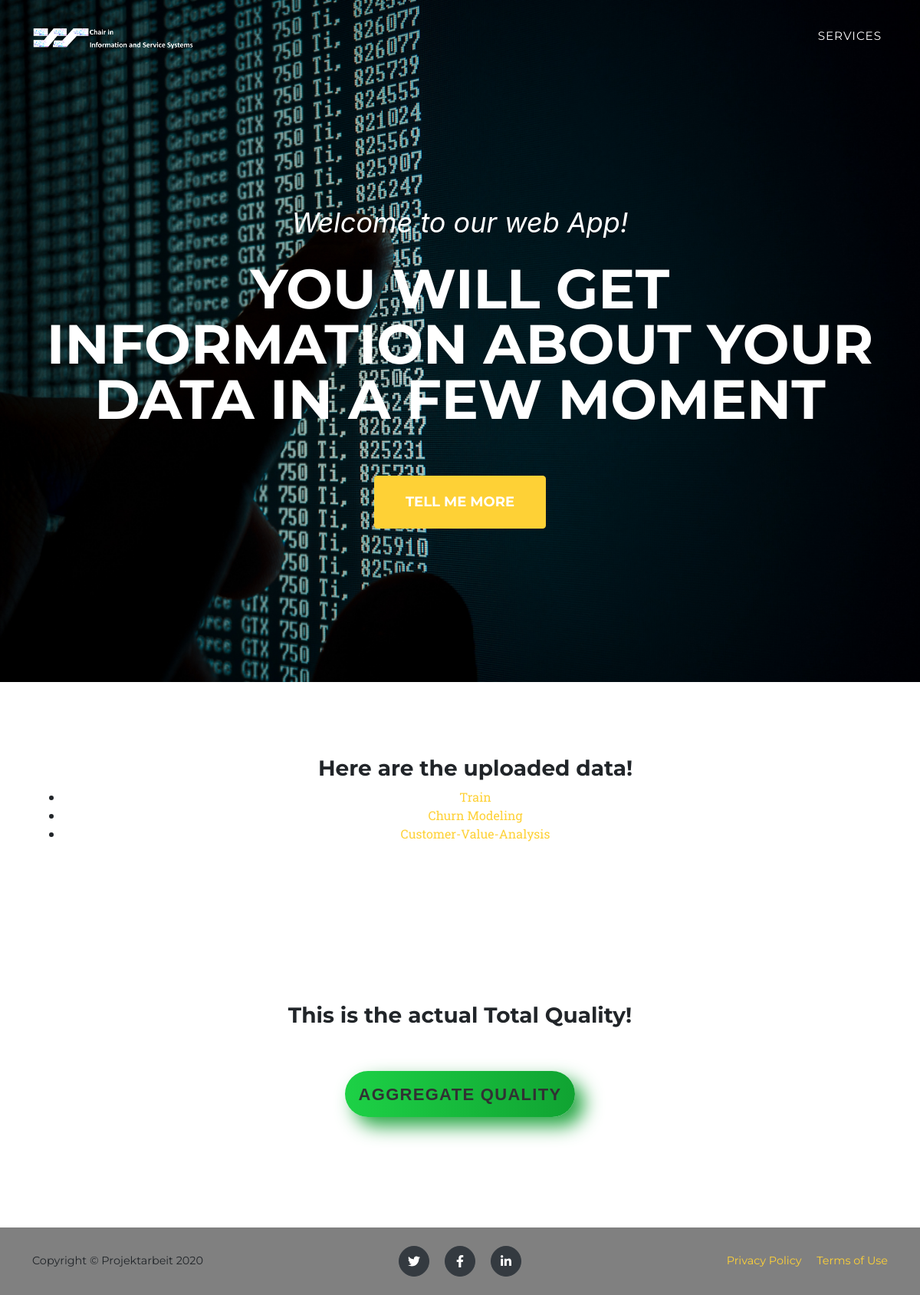
/datein/, run on an earlier commit of the app's database.
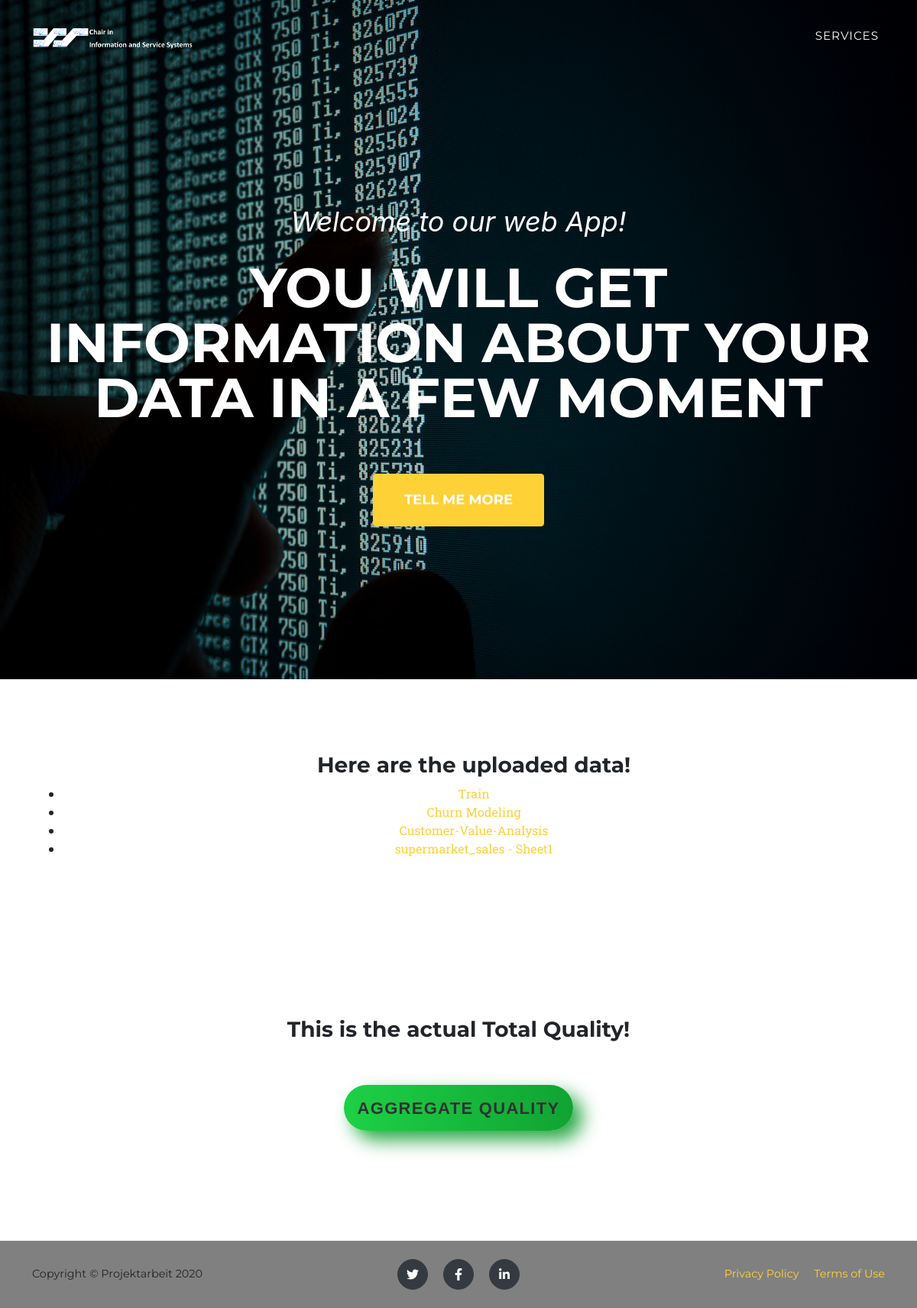
And on a later commit of the database.
### datein/models.py (models this page shows, shortened)
class Dataset(models.Model):
    name = models.TextField(null=False)
    file_name = models.CharField(max_length=255)
    information = models.TextField(null=False)

### datein/views.py (the view)
# urls.py: path('', views.index, name='index'),
def index(request):
    data = Dataset.objects.all().values()
    result = []
    for data_object in data:
        for key, val in data_object.items():
            try:
                data_object[key] = json.loads(val)
            except Exception:
                continue
        result.append(data_object)
    context = dict(data=result)
    return render(request, 'datein/index.html', context)

### datein/templates/datein/index.html (shortened to what this page needs)
<!DOCTYPE html>
<html lang="en">
    <head>
        {% load static %}
        <link href="{% static 'Boostrap/css/styles.css' %}" rel="stylesheet">
        <link href= "{%static 'css/base.css'%}" rel= "stylesheet">
    </head>
    <body id="page-top">
        <nav class="navbar navbar-expand-lg navbar-dark fixed-top" id="mainNav">
            <div class="container">
                <a class="navbar-brand js-scroll-trigger" href= "  "><img src="{% static 'Boostrap/assets/img/ISS_datasciense2-removebg.png' %}"  alt="" /></a>
               <div class="collapse navbar-collapse" id="navbarResponsive">
                    <ul class="navbar-nav text-uppercase ml-auto">
                        <li class="nav-item"><a class="nav-link js-scroll-trigger" href="#services">Services</a></li>
                    </ul>
                </div>
            </div>
        </nav>
        <header class="masthead">
            <div class="container">
                <div class="masthead-subheading">Welcome to our web App!</div>
                <div class="masthead-heading text-uppercase"> you will get information about your Data in a few moment </div>
                <a class="btn btn-primary btn-xl text-uppercase js-scroll-trigger" href="#services">Tell Me More</a>
            </div>
        </header>
        <section class="page-section" id="services">
            <div class="container">
                <div class="text-center">
                   <div id=" inf_bag1">
                    <ul>
                        <h3>Here are the uploaded data! </h3>
                    {% for d in data %}
                       <li><a href="detail/{{d.id}}">{{d.name}}</a></li>
                    {% endfor %}
                    </ul>
                   </div>
                </div>
            </div>
        </section>
        <section class="page-section" id="Aggregate">
            <div class="container">
                <div class="text-center">
                    <div id="inf_bag2">
                        <h3>This is the actual Total Quality! </h3>
                        <button class="BigButton" onclick="quality(full_data)">Aggregate Quality</button></br>
                    </div>
                </div>
            </div>
        </section>
        <footer class="footer py-4">
            <div class="container">
                <div class="row align-items-center">
                    <div class="col-lg-4 text-lg-left">Copyright © Projektarbeit 2020</div>
                    <div class="col-lg-4 my-3 my-lg-0">
                        <a class="btn btn-dark btn-social mx-2" href="#!"><i class="fab fa-twitter"></i></a>
                        <a class="btn btn-dark btn-social mx-2" href="#!"><i class="fab fa-facebook-f"></i></a>
                        <a class="btn btn-dark btn-social mx-2" href="#!"><i class="fab fa-linkedin-in"></i></a>
                    </div>
                    <div class="col-lg-4 text-lg-right">
                        <a class="mr-3" href="#!">Privacy Policy</a>
                        <a href="#!">Terms of Use</a>
                    </div>
                </div>
            </div>
        </footer>
    </body>
</html>

### datein/static/css/base.css (style rules this page uses)
Button::after { content: ''; width: 30px; height: 30px; border-radius: 100%; border: 6px solid #00FFCB; position: absolute; z-index: -1; top: 50%; left: 50%; transform: translate(-50%, -50%); animation: ring 1.5s infinite; }
.BigButton { min-width: 300px; min-height: 60px; font-family: 'Nunito', sans-serif; font-size: 22px; text-transform: uppercase; letter-spacing: 1.3px; font-weight: 700; color: #313133; background: #31db58; background: linear-gradient(90deg, #1dd146 0%, #10a332 100%); border: none; border-radius: 1000px; box-shadow: 12px 12px 24px #28a745; transition: all 0.3s ease-in-out 0s; cursor: pointer; outline: none; position: relative; padding: 10px; }
.BigButton::before { content: ''; border-radius: 1000px; min-width: calc(300px + 12px); min-height: calc(60px + 12px); border: 6px solid #00FFCB; box-shadow: 0 0 60px rgba(0,255,203,.64); position: absolute; top: 50%; left: 50%; transform: translate(-50%, -50%); opacity: 0; transition: all .3s ease-in-out 0s; }
body, html { background-color: rgb(255, 255, 255); }

What changed in the data, as far as the page shows it:
added Dataset: name "supermarket_sales - Sheet1"
